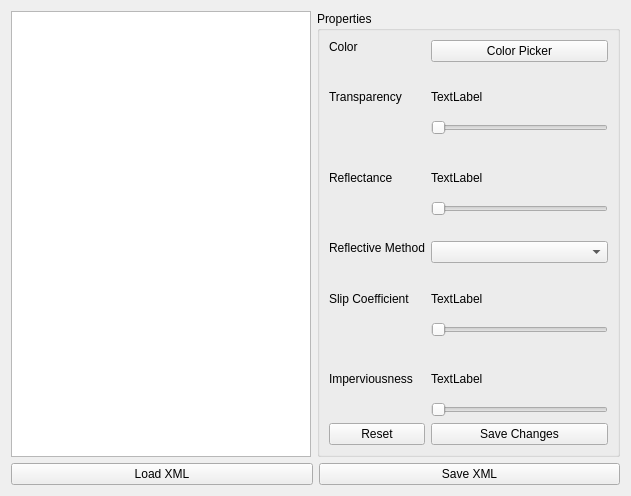
<?xml version="1.0" encoding="UTF-8"?>
<ui version="4.0">
 <class>MaterialBrowser</class>
 <widget class="QWidget" name="MaterialBrowser">
  <property name="windowModality">
   <enum>Qt::NonModal</enum>
  </property>
  <property name="geometry">
   <rect>
    <x>0</x>
    <y>0</y>
    <width>631</width>
    <height>496</height>
   </rect>
  </property>
  <property name="minimumSize">
   <size>
    <width>600</width>
    <height>0</height>
   </size>
  </property>
  <property name="windowTitle">
   <string>Form</string>
  </property>
  <layout class="QVBoxLayout" name="verticalLayout">
   <item>
    <layout class="QHBoxLayout" name="horizontalLayout">
     <item>
      <widget class="QListWidget" name="listWidget_material">
       <property name="minimumSize">
        <size>
         <width>0</width>
         <height>0</height>
        </size>
       </property>
       <property name="maximumSize">
        <size>
         <width>300</width>
         <height>16777215</height>
        </size>
       </property>
       <property name="editTriggers">
        <set>QAbstractItemView::DoubleClicked|QAbstractItemView::EditKeyPressed</set>
       </property>
      </widget>
     </item>
     <item>
      <widget class="QGroupBox" name="groupBox">
       <property name="title">
        <string>Properties</string>
       </property>
       <layout class="QGridLayout" name="gridLayout_2">
        <item row="7" column="2" alignment="Qt::AlignTop">
         <widget class="QSlider" name="horizontalSlider_slipCoefficient">
          <property name="maximum">
           <number>100</number>
          </property>
          <property name="orientation">
           <enum>Qt::Horizontal</enum>
          </property>
         </widget>
        </item>
        <item row="5" column="2" alignment="Qt::AlignTop">
         <widget class="QComboBox" name="comboBox_reflectiveMethod"/>
        </item>
        <item row="2" column="2" alignment="Qt::AlignTop">
         <widget class="QSlider" name="horizontalSlider_transparency">
          <property name="maximum">
           <number>100</number>
          </property>
          <property name="singleStep">
           <number>1</number>
          </property>
          <property name="orientation">
           <enum>Qt::Horizontal</enum>
          </property>
         </widget>
        </item>
        <item row="4" column="2" alignment="Qt::AlignTop">
         <widget class="QSlider" name="horizontalSlider_reflectance">
          <property name="maximum">
           <number>100</number>
          </property>
          <property name="orientation">
           <enum>Qt::Horizontal</enum>
          </property>
         </widget>
        </item>
        <item row="0" column="2" alignment="Qt::AlignTop">
         <widget class="QPushButton" name="pushButton_colorPicker">
          <property name="text">
           <string>Color Picker</string>
          </property>
         </widget>
        </item>
        <item row="5" column="0" alignment="Qt::AlignTop">
         <widget class="QLabel" name="label_4">
          <property name="text">
           <string>Reflective Method</string>
          </property>
         </widget>
        </item>
        <item row="0" column="0" alignment="Qt::AlignTop">
         <widget class="QLabel" name="label">
          <property name="text">
           <string>Color</string>
          </property>
         </widget>
        </item>
        <item row="9" column="2">
         <widget class="QSlider" name="horizontalSlider_imperviousness">
          <property name="maximum">
           <number>100</number>
          </property>
          <property name="orientation">
           <enum>Qt::Horizontal</enum>
          </property>
         </widget>
        </item>
        <item row="10" column="2">
         <widget class="QPushButton" name="pushButton_saveChanges">
          <property name="text">
           <string>Save Changes</string>
          </property>
         </widget>
        </item>
        <item row="10" column="0">
         <widget class="QPushButton" name="pushButton_reset">
          <property name="text">
           <string>Reset</string>
          </property>
         </widget>
        </item>
        <item row="1" column="2">
         <widget class="QLabel" name="label_tranparency_value">
          <property name="text">
           <string>TextLabel</string>
          </property>
         </widget>
        </item>
        <item row="3" column="0">
         <widget class="QLabel" name="label_3">
          <property name="text">
           <string>Reflectance</string>
          </property>
         </widget>
        </item>
        <item row="3" column="2">
         <widget class="QLabel" name="label_reflectance_value">
          <property name="text">
           <string>TextLabel</string>
          </property>
         </widget>
        </item>
        <item row="1" column="0">
         <widget class="QLabel" name="label_2">
          <property name="text">
           <string>Transparency</string>
          </property>
         </widget>
        </item>
        <item row="6" column="2">
         <widget class="QLabel" name="label_slip_coefficient">
          <property name="text">
           <string>TextLabel</string>
          </property>
         </widget>
        </item>
        <item row="6" column="0">
         <widget class="QLabel" name="label_5">
          <property name="text">
           <string>Slip Coefficient</string>
          </property>
         </widget>
        </item>
        <item row="8" column="2">
         <widget class="QLabel" name="label_imperviousness">
          <property name="text">
           <string>TextLabel</string>
          </property>
         </widget>
        </item>
        <item row="8" column="0">
         <widget class="QLabel" name="label_6">
          <property name="text">
           <string>Imperviousness</string>
          </property>
         </widget>
        </item>
       </layout>
      </widget>
     </item>
    </layout>
   </item>
   <item>
    <layout class="QHBoxLayout" name="horizontalLayout_2">
     <item>
      <widget class="QPushButton" name="pushButton_loadXML">
       <property name="text">
        <string>Load XML</string>
       </property>
      </widget>
     </item>
     <item>
      <widget class="QPushButton" name="pushButton_saveXML">
       <property name="text">
        <string>Save XML</string>
       </property>
      </widget>
     </item>
    </layout>
   </item>
  </layout>
 </widget>
 <resources/>
 <connections/>
</ui>
